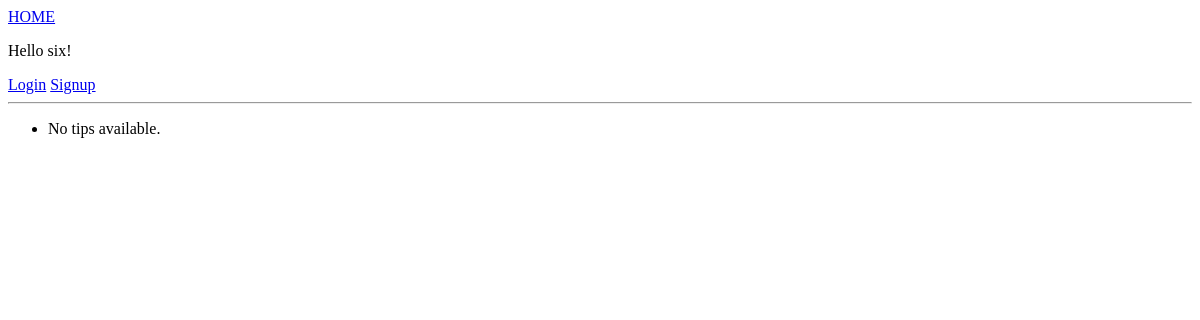
The app's page /, older data.
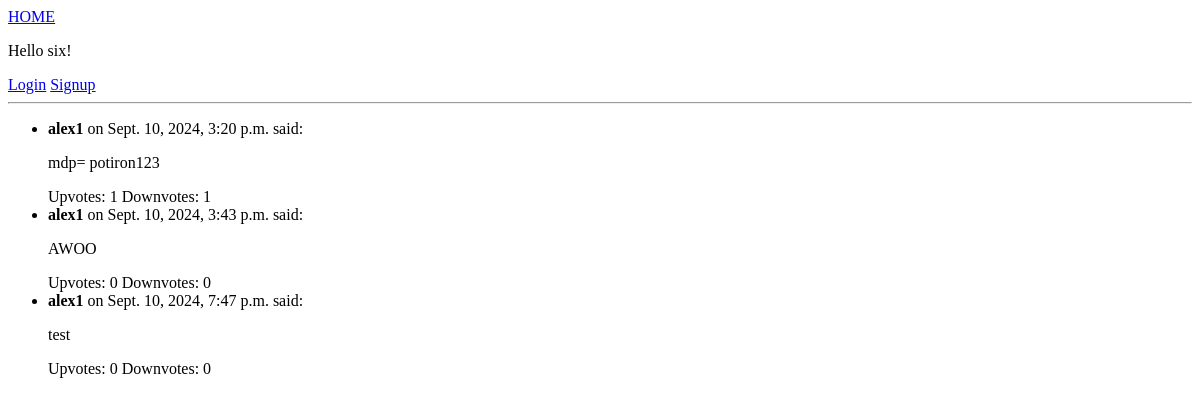
The same page, newer data.
### ex/models.py (models this page shows, shortened)
class Tip(models.Model):
    content = models.CharField(max_length=512)
    author = models.ForeignKey(User, on_delete=models.CASCADE, related_name='tips')
    date = models.DateTimeField(auto_now_add=True)
    upvotes = models.ManyToManyField(User, related_name='upvoted')
    downvotes = models.ManyToManyField(User, related_name='downvotes')

### ex/views/home.py (the view)
# urls.py: path("", views.home, name="home"),
def home(request):
    form = TipForm()
    tips = Tip.objects.all()
    context = {
        'form': form,
        'tips': tips,
        'username': request.session.get('username')
    }
    return render(request, 'ex/home.html', context)

### ex/templates/ex/home.html (shortened to what this page needs)
{% extends 'ex/base.html' %} {% load bootstrap5 %} {% bootstrap_css %} {% bootstrap_javascript %}
{% block content %}
<ul>
    {% for tip in tips %}
        <li>
            <strong>{{ tip.author.username }}</strong>
            on {{ tip.date }} said:
            <p>{{ tip.content }}</p>
            <div>
                <span>Upvotes: {{ tip.upvotes.count }}</span>
                <span>Downvotes: {{ tip.downvotes.count }}</span>
            </div>
        </li>
    {% empty %}
        <li>No tips available.</li>
    {% endfor %}
</ul>
{% endblock %}

### ex/templates/ex/base.html (shortened to what this page needs)
<!DOCTYPE html>
<html>
<head>
</head>
<body>
    {% include 'ex/nav.html' %}
    {% block content %}
    {% endblock %}
</body>
</html>

### ex/templates/ex/nav.html
<nav>
    <a href="/">HOME</a>
    {% if request.user.is_authenticated %}
        <p>Hello <strong>{{ request.user.username }}</strong>! ({{ request.user.profile.reputation }}pts)</p>
        <a href="/logout">Logout</a>
    {% else %}
        <p>Hello {{ username }}!</p>
        <a href="/login">Login</a>
        <a href="/signup">Signup</a>
    {% endif %}
</nav>
<hr>

Row changes from the older to the newer data that the page shows:
added Tip: author.username "alex1", date "Sept. 10, 2024, 3:20 p.m.", content "mdp= potiron123", upvotes.count "1", downvotes.count "1"
added Tip: author.username "alex1", date "Sept. 10, 2024, 3:43 p.m.", content "AWOO", upvotes.count "0", downvotes.count "0"
added Tip: author.username "alex1", date "Sept. 10, 2024, 7:47 p.m.", content "test", upvotes.count "0", downvotes.count "0"
Text that changed along with them:
text no longer shown: "No tips available."
